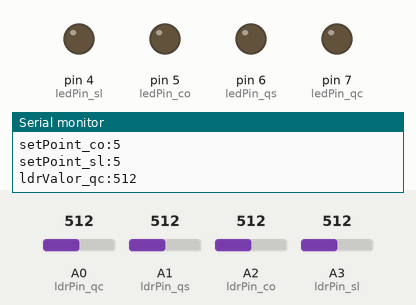
A sketch run on a simulated Arduino Uno, built with avr-gcc and run on an emulated ATmega328P. Parts: output pins drawn as LEDs (lit = HIGH), the last lines printed to the serial monitor. Inputs (shaded band) come from the test bench; at power-on: A0 (ldrPin_qc) = 512, A1 (ldrPin_qs) = 512, A2 (ldrPin_co) = 512, A3 (ldrPin_sl) = 512.

Above: at 0.21 s.
At 0.59 s:
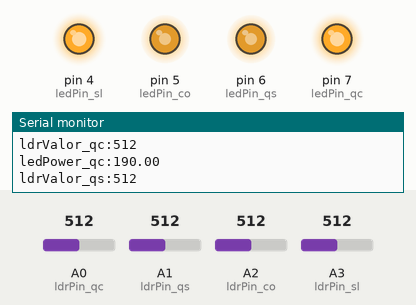
At 1.2 s:
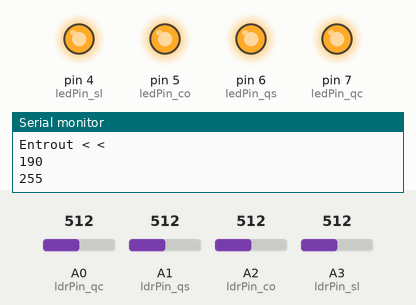
1.3 s: A0 (ldrPin_qc) set to 11
2.8 s: A0 (ldrPin_qc) set to 8
Timing chart, 0 to 5.8 s (numbered marks = the images above; inputs shaded):
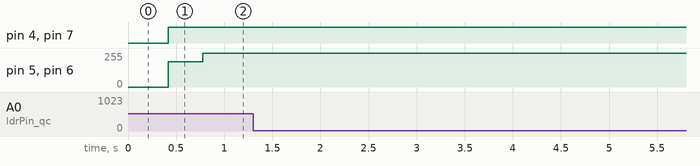

The sketch:

controle.ino
```cpp
int ledPin_qc = 7; //Led no pino 7
int ledPin_qs = 6;
int ledPin_co = 5;
int ledPin_sl = 4;

int ldrPin_qc = 0; //LDR no pino analígico 8
int ldrPin_qs = 1;
int ldrPin_co = 2;
int ldrPin_sl = 3;

int ldrValor_qc = 0; //Valor lido do LDR
int ldrValor_co = 0;
int ldrValor_qs = 0;
int ldrValor_sl = 0;

int setPoint_qc = 5;
int setPoint_qs = 5;
int setPoint_co = 5;
int setPoint_sl = 5;

double lastErro_qc[1] = {0};
double lastErro_qs[1] = {0};
double lastErro_co[1] = {0};
double lastErro_sl[1] = {0};

int ledPower_qc = 0;
int ledPower_qs = 0;
int ledPower_co = 0;
int ledPower_sl = 0;

int counter = 0;
int amostras = 20;

double lumens_constante = 30;
double variacao = 0.01;

int getLedPower(float sensorValue, int ledPowerValue, float setPoitValue,float taxa,double lastErro[]);
String getValue(String data, char separator, int index);


float StrToFloat(String str);

String cmd ="";


void setup() {
 pinMode(ledPin_qc,OUTPUT); //define a porta 7 como saída
 pinMode(ledPin_qs,OUTPUT); //define a porta 7 como saída
 pinMode(ledPin_co,OUTPUT);
 pinMode(ledPin_sl,OUTPUT);
 Serial.begin(9600); //Inicia a comunicação serial
}

void loop() {
 ///ler o valor do LDR

 ldrValor_qc = ldrValor_qc + analogRead(ldrPin_qc); //O valor lido será entre 0 e 1023
 ldrValor_qs = ldrValor_qs + analogRead(ldrPin_qs);
 ldrValor_co = ldrValor_co + analogRead(ldrPin_co);
 ldrValor_sl = ldrValor_sl + analogRead(ldrPin_sl);
 /*
 ldrValor_qc = ldrValor_qc + (1023 - analogRead(ldrPin_qc))/lumens_constante; //O valor lido será entre 0 e 1023
 ldrValor_qs = ldrValor_qs + (1023 - analogRead(ldrPin_qs))/lumens_constante;
 ldrValor_co = ldrValor_co + (1023 - analogRead(ldrPin_co))/lumens_constante;
 ldrValor_sl = ldrValor_sl + (1023 - analogRead(ldrPin_sl))/lumens_constante;
*/


  counter = counter + 1;

 if (Serial.available()) {
        String cmd = Serial.readStringUntil('\n');
        String var = getValue(cmd,':',0);
        String value = getValue(cmd,':',1);

        if(var.equals("amostras")){

          amostras = value.toInt();
          counter = 1;
        }
        if(var.equals("variacao")){
          char floatbuf[32]; // make this at least big enough for the whole string
          value.toCharArray(floatbuf, sizeof(floatbuf));
          variacao = atof(floatbuf);


        }
        if(var.equals("setPoint_qc")){
           setPoint_qc = value.toInt();
        }
        if(var.equals("setPoint_qs")){
          setPoint_qs = value.toInt();
        }
        if(var.equals("setPoint_co")){
          setPoint_co = value.toInt();

        }
        if(var.equals("setPoint_sl")){
          setPoint_sl = value.toInt();
        }

    }
 if(counter%amostras == 0){
   ldrValor_qc = (float) ldrValor_qc/amostras;
   ldrValor_qs = (float) ldrValor_qs/amostras;
   ldrValor_co = (float) ldrValor_co/amostras;
   ldrValor_sl = (float) ldrValor_sl/amostras;


  ledPower_qc = getLedPower(ldrValor_qc,ledPower_qc,setPoint_qc,variacao,lastErro_qc);
  ledPower_qs = getLedPower(ldrValor_qs,ledPower_qs,setPoint_qs,variacao,lastErro_qs);
  ledPower_co = getLedPower(ldrValor_co,ledPower_co,setPoint_co,variacao,lastErro_co);
  ledPower_sl = getLedPower(ldrValor_sl,ledPower_sl,setPoint_sl,variacao,lastErro_sl);


  analogWrite(ledPin_qc, ledPower_qc);
  analogWrite(ledPin_qs, ledPower_qs);
  analogWrite(ledPin_co, ledPower_co);
  analogWrite(ledPin_sl, ledPower_sl);

  /*
  float percentLed_qc = (float)(ledPower_qc)*100/255;
  float percentLed_qs = (float)(ledPower_qs)*100/255;
  float percentLed_co = (float)(ledPower_co)*100/255;
  float percentLed_sl = (float)(ledPower_sl)*100/255;
  */
  float percentLed_qc = (float)(ledPower_qc);
  float percentLed_qs = (float)(ledPower_qs);
  float percentLed_co = (float)(ledPower_co);
  float percentLed_sl = (float)(ledPower_sl);


 /*
 Serial.print("setPoint_qs:");
 Serial.println(setPoint_qs);

 Serial.print("ldrValor_qs:");
 Serial.println(ldrValor_qs);

 Serial.print("ledPower_qs:");
 Serial.println(percentLed_qs);

 */

 Serial.print("setPoint_qc:");
 Serial.println(setPoint_qc);

 Serial.print("setPoint_qs:");
 Serial.println(setPoint_qs);

 Serial.print("setPoint_co:");
 Serial.println(setPoint_co);

 Serial.print("setPoint_sl:");
 Serial.println(setPoint_sl);

 Serial.print("ldrValor_qc:");
 Serial.println(ldrValor_qc);

 Serial.print("ledPower_qc:");
 Serial.println(percentLed_qc);

 Serial.print("ldrValor_qs:");
 Serial.println(ldrValor_qs);

 Serial.print("ledPower_qs:");
 Serial.println(percentLed_qs);

 Serial.print("ldrValor_co:");
 Serial.println(ldrValor_co);

 Serial.print("ledPower_co:");
 Serial.println(percentLed_co);

 Serial.print("ldrValor_sl:");
 Serial.println(ldrValor_sl);

 Serial.print("ledPower_sl:");
 Serial.println(percentLed_sl);

   ldrValor_qc = 0;
   ldrValor_qs = 0;
   ldrValor_co = 0;
   ldrValor_sl = 0;

 }
 /**/
 delay(5);
}

float StrToFloat(String str)
{
     char carray[str.length() + 1];

     str.toCharArray(carray, sizeof(carray));

    return atof(carray);
}

String getValue(String data, char separator, int index)
{
    int found = 0;
    int strIndex[] = { 0, -1 };
    int maxIndex = data.length() - 1;

    for (int i = 0; i <= maxIndex && found <= index; i++) {
        if (data.charAt(i) == separator || i == maxIndex) {
            found++;
            strIndex[0] = strIndex[1] + 1;
            strIndex[1] = (i == maxIndex) ? i+1 : i;
        }
    }
    return found > index ? data.substring(strIndex[0], strIndex[1]) : "";
}


int getLedPower(float sensorValue, int ledPowerValue, float setPoitValue,float taxa,double lastErro[]){
  float maximum = 1 + taxa;
  float minimum = 1 - taxa;

  int maxLedPower = 255;
  int minLedPower = 0;
  int maxPoint = setPoitValue*maximum;
  int minPoint = setPoitValue*minimum;
  int oldledPowerValue = ledPowerValue;
  double error = setPoitValue - sensorValue;

  double lError = lastErro[0];
   lastErro[0] = error;

   double dif = error;
   int ledIncrement = 1;
  if(dif < 0){
    dif = dif*(-1);
  }

  if(dif < 1023){
    ledIncrement = 255;
  }
  if(dif < 950){
    ledIncrement = 230;
  }
 if(dif < 800){
    ledIncrement = 210;
  }
 if(dif < 700){
    ledIncrement = 210;
  }
 if(dif < 600){
    ledIncrement = 190;
  }
 if(dif < 500){
    ledIncrement = 170;
  }
 if(dif < 400){
    ledIncrement = 150;
  }
 if(dif < 300){
    ledIncrement = 100;
  }
 if(dif < 200){
    ledIncrement = 20;
  }
 if(dif < 100){
    ledIncrement = 15;
 }
 if(dif < 80){
    ledIncrement = 10;
  }
 if(dif < 60){
    ledIncrement = 5;
  }
  if(dif < 40){
    ledIncrement = 1;
  }

 if(dif < 60 && setPoitValue < 500){
    ledIncrement = 15;
  }
  if(dif < 40 && setPoitValue < 500){
    ledIncrement = 10;
  }
  if(dif < 20 && setPoitValue < 500){
    ledIncrement = 5;
  }
  if(dif < 15 && setPoitValue < 500){
    ledIncrement = 1;
  }


    /*
 Serial.print("dif:");
 Serial.print(dif);
 Serial.print(" = ");
 Serial.print(sensorValue);
 Serial.print(" - ");
 Serial.println(setPoitValue);


 Serial.print("ledIncrement:");
 Serial.println(ledIncrement);
 */


 if(error < 0 && lError < 0){
     Serial.println("Entrout < < ");
   ledPowerValue = ledPowerValue + ledIncrement;
    if(ledPowerValue > maxLedPower){
      ledPowerValue = maxLedPower;
    }
 }
  if(error > 0 && lError > 0){
   ledPowerValue = ledPowerValue - ledIncrement;
    if(ledPowerValue < minLedPower){
      ledPowerValue = minLedPower;
    }
 }
  if(error < 0 && lError > 0){
    if(ledIncrement > 10) ledIncrement = 1;
   ledPowerValue = ledPowerValue + ledIncrement;
    if(ledPowerValue > maxLedPower){
      ledPowerValue = maxLedPower;
    }
 }
  if(error > 0 && lError < 0){
     if(ledIncrement > 10) ledIncrement = 1;
   ledPowerValue = ledPowerValue - ledIncrement;
    if(ledPowerValue < minLedPower){
      ledPowerValue = minLedPower;
    }
 }

 if(sensorValue < maxPoint && sensorValue > minPoint){
   ledPowerValue = oldledPowerValue;
 }

 /*
  if (sensorValue > maxPoint ){
    ledPowerValue = ledPowerValue + ledIncrement;
    if(ledPowerValue > maxLedPower){
      ledPowerValue = maxLedPower;
    }
  }
  if (sensorValue < minPoint){
     ledPowerValue = ledPowerValue - ledIncrement;
     if(ledPowerValue < minLedPower){
       ledPowerValue = minLedPower;
     }
  }
  */


  Serial.println(ledIncrement);

  Serial.println(ledPowerValue);
  return ledPowerValue;

}
```
